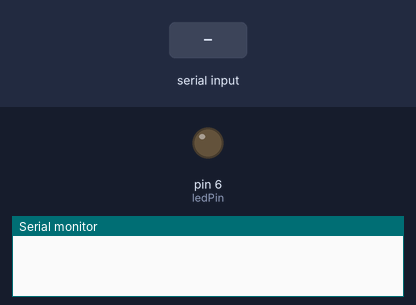
Simulated run of this sketch. Board: Arduino Uno, built with avr-gcc and run on an emulated ATmega328P. Shown: output pins drawn as LEDs (lit = HIGH), the last lines printed to the serial monitor. Inputs (shaded band) come from the test bench.

Above: at 1.2 s.
1.3 s: "90,45\n" received over Serial
At 1.6 s:
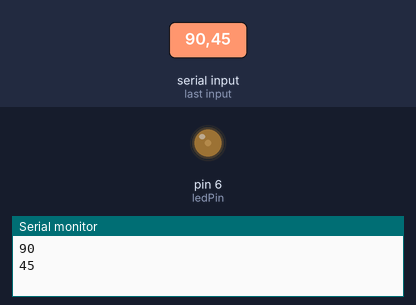
2.8 s: "30,150\n" received over Serial
At 4.0 s:
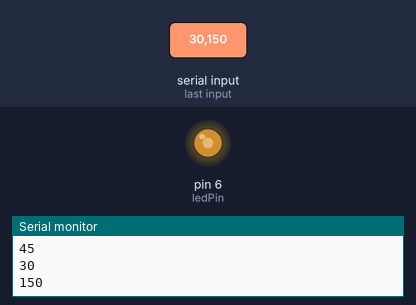
4.3 s: "200\n" received over Serial
At 5.0 s:
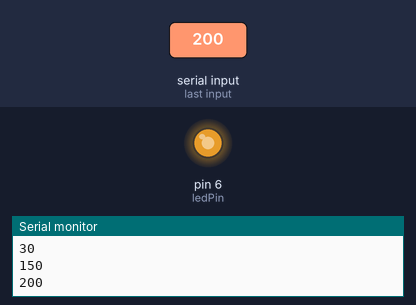
5.8 s: "90\n" received over Serial
At 6.1 s:
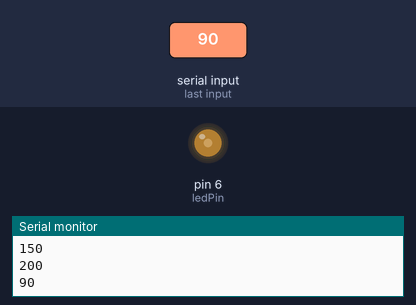
Timing chart, 0 to 8.3 s (numbered marks = the images above; inputs shaded):
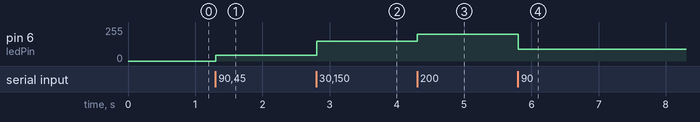

The sketch:

serial_parse_int_test.ino
```cpp
int incomingByte = 0;
int ledPin = 6;

void setup() {

  //Declaring LED pin as output
  pinMode(ledPin, OUTPUT);

  // turn off the LED
  digitalWrite(ledPin, LOW);

  // begin listening
  Serial.begin(9600);
}

void loop() {

  // read the incoming byte:
  long in = Serial.parseInt();
  if (in > 0){
    Serial.println(in);
    analogWrite(ledPin, in);
  }
  else if (in < 0){
    Serial.println(in);
    analogWrite(ledPin, 0);
  }

}
```

Measured:
- after the input at 1.3 s, pin 6 (ledPin): 0/255 → 45/255 at once
- after the input at 2.8 s, pin 6 (ledPin): 45/255 → 150/255 at once
- after the input at 4.3 s, pin 6 (ledPin): 150/255 → 200/255 at once
- after the input at 5.8 s, pin 6 (ledPin): 200/255 → 90/255 at once
